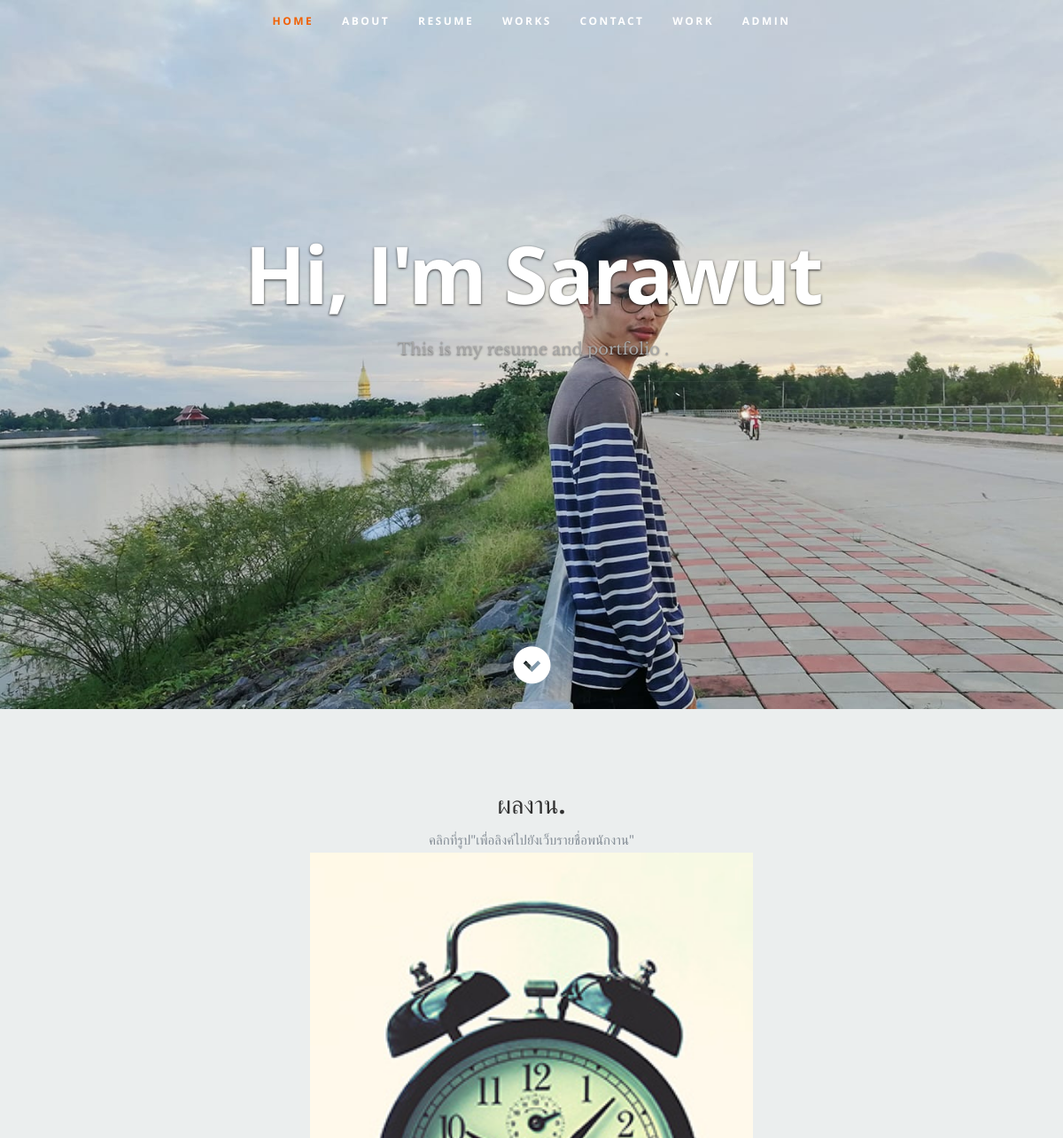
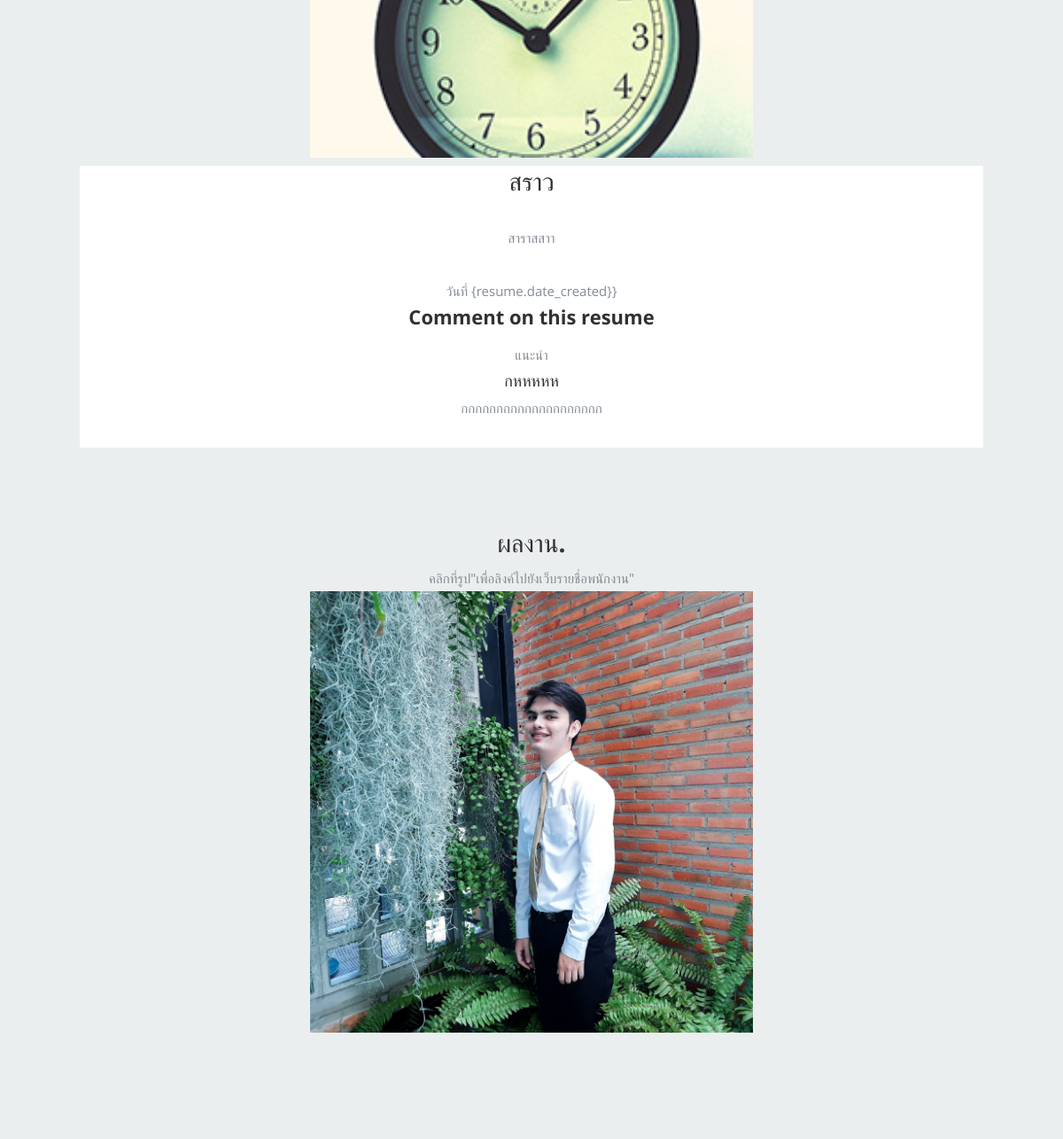
Screenshot of /resume/1 with the database file from the repository (2 pictures, top to bottom).
### resume/models.py (models this page shows, shortened)
class resume(models.Model):
    title = models.CharField(max_length=500)
    content = models.TextField()
    date_created = models.DateTimeField(auto_now_add=True)

class comment(models.Model):
    title = models.CharField(max_length=500)
    comment = models.TextField()
    date_created = models.DateField(auto_now=True)
    resume = models.ForeignKey(resume, on_delete=models.CASCADE, default=2)

### resume/views.py (the view)
# urls.py: path('resume/<int:id>', blog_page, name='blog_page'),
def blog_page(request, id):
    resume_obj = resume.objects.get(id=id)
    comment_obj = comment.objects.filter(resume=resume_obj).order_by('date_created')
    context = {
        'title' : resume_obj.title,
        'resume' : resume_obj,
        'comments' : comment_obj,
    }
    return render(request, 'blog_page.html', context)

### templates/blog_page.html (shortened to what this page needs)
{% extends 'blog.html' %}
{% block content %}
        <div class="card mb-4">
          <div class="card-body">
            <h2 class="card-title">{{resume.title}}</h2>
            <p class="card-text">{{resume.content|linebreaks}}</p>
          </div>
          <div class="card-footer text-muted">
           วันที่ {resume.date_created}}
          </div>
        </div>
        {% for comment in comments %}
        <h3>Comment on this resume</h3>
        <div class="card mb-4">
          <div class="card-header">
            แนะนำ
          </div>
          <div class="card-body">
            <h5 class="card-title">{{comment.title}}</h5>
            <p class="card-text">{{comment.comment}}</p>
          </div>
        </div>
        {% endfor %}
{% endblock %}

### static/css/default.css (style rules this page uses)
html, body, div, span, object, iframe, h1, h2, h3, h4, h5, h6, p, blockquote, pre, abbr, address, cite, code, del, dfn, em, img, ins, kbd, q, samp, small, strong, sub, sup, var, b, i, dl, dt, dd, ol, ul, li, fieldset, form, label, legend, table, caption, tbody, tfoot, thead, tr, th, td, article, aside, canvas, details, figcaption, figure, footer, header, hgroup, menu, nav, section, summary, time, mark, audio, video { margin: 0; padding: 0; border: 0; outline: 0; font-size: 100%; vertical-align: baseline; background: transparent; }
*, *:before, *:after { -moz-box-sizing: border-box; -webkit-box-sizing: border-box; box-sizing: border-box; }
html { font-size: 62.5%; -webkit-font-smoothing: antialiased; }
body { background: #fff; font-family: 'opensans-regular', sans-serif; font-weight: normal; font-size: 15px; line-height: 30px; color: #838C95; -webkit-font-smoothing: antialiased; -webkit-text-size-adjust: 100%; }
h1, h2, h3, h4, h5, h6 { color: #313131; font-family: 'opensans-bold', sans-serif; font-weight: normal; }
h2 { font-size: 28px; line-height: 36px; margin-bottom: 6px; }
h3 { font-size: 22px; line-height: 30px; margin-bottom: 12px; }
h5 { font-size: 18px; line-height: 30px; }
p { margin: 0 0 30px 0; }

### static/css/layout.css (style rules this page uses)
body { background: #0f0f0f; }

### rows the page displays
resume: title "สราว", content "สาราสสาา"
comment: title "กหหหหห", comment "กกกกกกกกกกกกกกกกกกกก"
